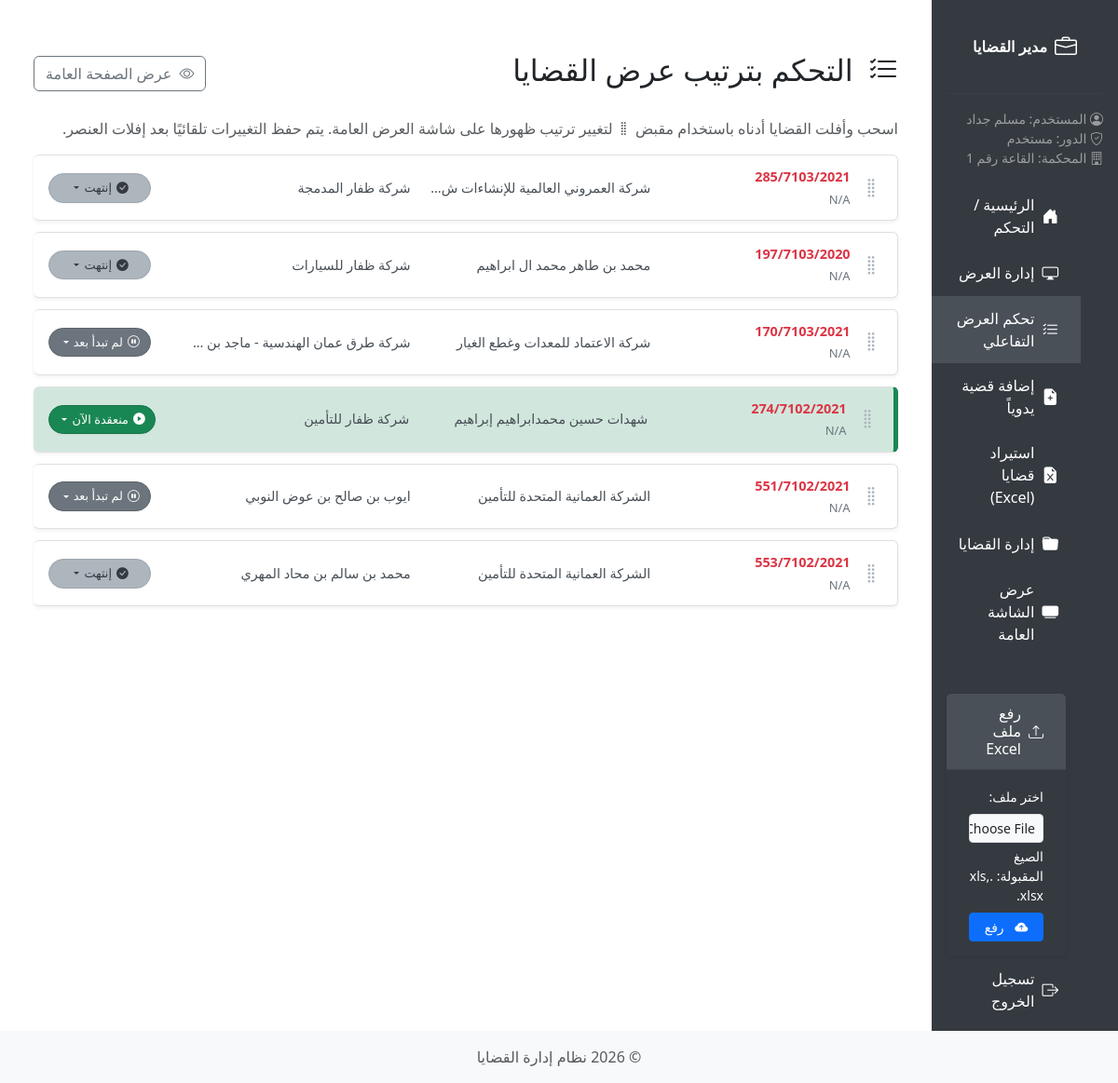
/general_control (signed in), run on the app's committed database.
### app/models/models.py (models this page shows)
class User(UserMixin, db.Model):
    __tablename__ = 'tbluser'
    id = db.Column(db.Integer, primary_key=True)
    username = db.Column(db.String(80), nullable=False)
    password = db.Column(db.String(120), nullable=False)
    name = db.Column(db.String(100), nullable=False)
    email = db.Column(db.String(120), nullable=False)
    tel = db.Column(db.String(20), nullable=False)
    is_admin = db.Column(db.Boolean, default=False)
    court_id = db.Column(db.Integer, db.ForeignKey('tblcourt.id', ondelete='SET NULL', name='fk_user_court'), nullable=True)
    cases = db.relationship('Case', backref='user', lazy=True)
    __table_args__ = (
        db.UniqueConstraint('username', name='uq_user_username'),
        db.UniqueConstraint('email', name='uq_user_email')
    )

class Court(db.Model):
    __tablename__ = 'tblcourt'
    id = db.Column(db.Integer, primary_key=True)
    name = db.Column(db.String(100), nullable=False, unique=True)
    description = db.Column(db.Text, nullable=True)
    is_active = db.Column(db.Boolean, default=True)
    users = db.relationship('User', backref='court', lazy=True)
    cases = db.relationship('Case', backref='court', lazy=True)
    __table_args__ = (
        db.UniqueConstraint('name', name='uq_court_name'),
    )

class DisplayCase(db.Model):
    __tablename__ = 'tbldisply'
    id = db.Column(db.Integer, primary_key=True)
    case_id = db.Column(db.Integer, db.ForeignKey('tblcase.id', ondelete='CASCADE', name='fk_display_case'), nullable=False)
    court_id = db.Column(db.Integer, db.ForeignKey('tblcourt.id', ondelete='CASCADE', name='fk_display_court'), nullable=False)
    display_order = db.Column(db.Integer, nullable=False)
    custom_order = db.Column(db.Integer, nullable=True)
    added_date = db.Column(db.DateTime, default=datetime.utcnow)
    case = db.relationship('Case', backref=db.backref('display_entries', cascade='all, delete-orphan'))
    court = db.relationship('Court', backref=db.backref('display_entries', cascade='all, delete-orphan'))

class Case(db.Model):
    __tablename__ = 'tblcase'
    id = db.Column(db.Integer, primary_key=True)
    user_id = db.Column(db.Integer, db.ForeignKey('tbluser.id', ondelete='SET NULL'), nullable=True)
    case_number = db.Column(db.String(50), nullable=False)
    case_date = db.Column(db.Date, nullable=True)
    added_date = db.Column(db.DateTime, default=datetime.utcnow)
    c_order = db.Column(db.Integer, nullable=False)
    next_session_date = db.Column(db.String(100), nullable=True)
    session_result = db.Column(db.Text, nullable=True)
    num_sessions = db.Column(db.Integer, nullable=False, default=1)
    case_subject = db.Column(db.String(200), nullable=True)
    defendant = db.Column(db.String(100), nullable=True)
    plaintiff = db.Column(db.String(100), nullable=True)
    prosecution_number = db.Column(db.String(50), nullable=True)
    police_department = db.Column(db.String(150), nullable=True)
    police_case_number = db.Column(db.String(50), nullable=True)
    status = db.Column(SQLAlchemyEnum(CaseStatus), nullable=True, default=CaseStatus.inactive)
    court_id = db.Column(db.Integer, db.ForeignKey('tblcourt.id', ondelete='SET NULL', name='fk_case_court'), nullable=True)
    __table_args__ = (
        db.UniqueConstraint('court_id', 'case_number', name='uq_case_number_per_court'),
    )

### app/blueprints/display/routes.py (the view)
@display_bp.route('/general_control')
@login_required
def general_control():
    if not current_user.court_id and not current_user.is_admin:
        flash('No court assigned to your account.', 'danger')
        return redirect(url_for('main.index'))
    if current_user.is_admin and not current_user.court_id:
        flash('Please impersonate a user with court assignment to control display.', 'info')
        return redirect(url_for('auth.list_users'))
    try:
        display_entries = DisplayCase.query.join(Case).filter(
            Case.court_id == current_user.court_id
        ).options(db.joinedload(DisplayCase.case)).order_by(
            DisplayCase.custom_order.asc().nullslast(),
            DisplayCase.display_order.asc()
        ).all()
        cases_to_display = [dc for dc in display_entries if dc.case]
        status_options = list(CaseStatus)
        return render_template(
            'general_control.html',
            display_entries=cases_to_display,
            status_options=status_options
        )
    except Exception as e:
         print(f"Error fetching data for /general_control: {e}")
         import traceback
         print(traceback.format_exc())
         flash("An error occurred while loading the case reorder page.", "danger")
         return redirect(url_for('main.index'))

### app/templates/general_control.html (shortened to what this page needs)
{% extends "base.html" %}
{% block content %}
<div class="container mt-4">
    <div class="d-flex justify-content-between align-items-center mb-4">
        <h2><i class="bi bi-list-check ms-2"></i> التحكم بترتيب عرض القضايا</h2>
        <a href="{{ url_for('display.general') }}" class="btn btn-outline-secondary" target="_blank"
            title="عرض صفحة العرض العام">
            <i class="bi bi-eye ms-1"></i> عرض الصفحة العامة
        </a>
    </div>
    <p class="text-muted">
        اسحب وأفلت القضايا أدناه باستخدام مقبض <i class="bi bi-grip-vertical"></i> لتغيير ترتيب ظهورها على شاشة العرض
        العامة. يتم حفظ التغييرات تلقائيًا بعد إفلات العنصر.
    </p>
    <div id="sortable-cases">
        {% for entry in display_entries %}
        <div class="case-item" data-id="{{ entry.case_id }}" data-status="{{ entry.case.status.value }}">
            <span class="drag-handle" title="اسحب للتغيير"><i class="bi bi-grip-vertical"></i></span>
            <div class="case-details-grid">
                <div class="case-number-subject" title="{{ entry.case.case_subject }}">
                    <span class="case-number">{{ entry.case.case_number }}</span>
                    <span class="case-subject">{{ entry.case.case_subject | default('(لا يوجد موضوع)', true) |
                        truncate(50) }}</span>
                </div>
                <div class="case-plaintiff" title="{{ entry.case.plaintiff | default('غير متاح', true) }}">
                    {{ entry.case.plaintiff | default('غير متاح', true) }}
                </div>
                <div class="case-defendant" title="{{ entry.case.defendant | default('غير متاح', true) }}">
                    {{ entry.case.defendant | default('غير متاح', true) }}
                </div>
            </div>
            <div class="status-control-container" id="status-control-{{ entry.case_id }}">
                {% set current_status = entry.case.status.value %}
                {% set status_text = 'غير معروف' %}
                {% if current_status == 'active' %}{% set status_text = 'الجلسة التالية' %}
                {% elif current_status == 'inactive' %}{% set status_text = 'لم تبدأ بعد' %}
                {% elif current_status == 'finished' %}{% set status_text = 'إنتهت' %}
                {% elif current_status == 'postponed' %}{% set status_text = 'مؤجلة' %}
                {% elif current_status == 'in session' %}{% set status_text = 'منعقدة الآن' %}
                {% endif %}
                {% set icon_class = 'bi-question-circle' %}
                {% if current_status == 'in session' %}{% set icon_class = 'bi-play-circle-fill' %}
                {% elif current_status == 'active' %}{% set icon_class = 'bi-hourglass-split' %}
                {% elif current_status == 'inactive' %}{% set icon_class = 'bi-pause-circle' %}
                {% elif current_status == 'finished' %}{% set icon_class = 'bi-check-circle-fill' %}
                {% elif current_status == 'postponed' %}{% set icon_class = 'bi-calendar-x-fill' %}
                {% endif %}
                <div class="dropdown">
                    <button class="btn btn-sm status-dropdown-toggle dropdown-toggle rounded-pill" type="button"
                        id="statusDropdown-{{ entry.case_id }}" data-bs-toggle="dropdown" aria-expanded="false"
                        data-current-status="{{ current_status }}" title="اضغط لتغيير الحالة">
                        <i class="bi {{ icon_class }} status-icon"></i>
                        <span class="status-text">{{ status_text }}</span>
                    </button>
                </div>
            </div>
        </div>
        {% else %}
        <div class="alert alert-info text-center">
            <i class="bi bi-info-circle me-1"></i> لا توجد قضايا محددة للعرض حاليًا.
            <a href="{{ url_for('display.manage_display') }}">اذهب إلى إدارة العرض</a> لإضافة قضايا.
        </div>
        {% endfor %}
    </div>
</div>
{% endblock %}

### app/templates/base.html (shortened to what this page needs)
<!DOCTYPE html>
<html lang="ar" dir="rtl">
<head>
    <link href="https://cdn.jsdelivr.net/npm/bootstrap@5.3.0/dist/css/bootstrap.min.css" rel="stylesheet">
    <link href="https://cdn.jsdelivr.net/npm/bootstrap-icons@1.11.0/font/bootstrap-icons.css" rel="stylesheet">
    <link href="{{ url_for('static', filename='css/style.css') }}" rel="stylesheet">
</head>
<body>
    <div class="container-fluid">
        <div class="row">
            {% if current_user.is_authenticated %}
            <div class="col-md-3 col-lg-2 px-0 sidebar d-flex flex-column">
                <a class="navbar-brand p-3 text-white text-center" href="{{ url_for('main.index') }}">
                    <i class="bi bi-briefcase fs-4"></i>
                    <span>مدير القضايا</span>
                </a>
                <hr class="text-white mx-3">
                <div class="px-3 mb-3 text-white-50 small">
                    <div><i class="bi bi-person-circle"></i> المستخدم: {{ current_user.name }}</div>
                    <div><i class="bi bi-shield-check"></i> الدور: {% if current_user.is_admin %}مدير النظام{% else %}مستخدم{% endif %}</div>
                    {% if current_user.court %}
                    <div><i class="bi bi-building"></i> المحكمة: {{ current_user.court.name }}</div>
                    {% endif %}
                </div>
                <ul class="nav flex-column flex-grow-1">
                    <li class="nav-item">
                        <a class="nav-link {% if request.endpoint == 'main.index' or request.endpoint == 'main.control' %}active{% endif %}" href="{{ url_for('main.index') }}">
                            <i class="bi bi-house-door-fill"></i> <span>الرئيسية / التحكم</span>
                        </a>
                    </li>
                    <li class="nav-item">
                        <a class="nav-link {% if request.endpoint == 'display.manage_display' %}active{% endif %}" href="{{ url_for('display.manage_display') }}">
                            <i class="bi bi-display"></i> <span>إدارة العرض</span>
                        </a>
                    </li>
                    <li class="nav-item">
                        <a class="nav-link {% if request.endpoint == 'display.general_control' %}active{% endif %}" href="{{ url_for('display.general_control') }}">
                            <i class="bi bi-list-check"></i> <span>تحكم العرض التفاعلي</span>
                        </a>
                    </li>
                    <li class="nav-item">
                        <a class="nav-link {% if request.endpoint == 'cases.add_case' %}active{% endif %}" href="{{ url_for('cases.add_case') }}">
                            <i class="bi bi-file-earmark-plus-fill"></i> <span>إضافة قضية يدوياً</span>
                        </a>
                    </li>
                    <li class="nav-item">
                        <a class="nav-link {% if request.endpoint == 'main.list_files' %}active{% endif %}" href="{{ url_for('main.list_files') }}">
                            <i class="bi bi-file-earmark-excel-fill"></i> <span>استيراد قضايا (Excel)</span>
                        </a>
                    </li>
                    <li class="nav-item">
                        <a class="nav-link {% if request.endpoint == 'cases.list_cases' %}active{% endif %}" href="{{ url_for('cases.list_cases') }}">
                            <i class="bi bi-folder-fill"></i> <span>إدارة القضايا</span>
                        </a>
                    </li>
                    <li class="nav-item">
                        <a class="nav-link {% if request.endpoint == 'display.general' %}active{% endif %}" href="{{ url_for('display.general') }}" target="_blank">
                            <i class="bi bi-tv-fill"></i> <span>عرض الشاشة العامة</span>
                        </a>
                    </li>
                    {% if current_user.is_authenticated %}
                    <li class="nav-item mt-3" id="uploadFormContainer">
                         <div class="card mx-3" style="background-color:#343a40">
                            <div class="card-header text-white" style="background-color: #495057;">
                                <i class="bi bi-upload"></i> <h6 class="mb-0 d-inline">رفع ملف Excel</h6>
                            </div>
                            <div class="card-body">
                                <form id="uploadForm" action="{{ url_for('main.upload_file') }}" method="post" enctype="multipart/form-data">
                                    <div class="mb-2">
                                        <label for="excelFile" class="form-label small">اختر ملف:</label>
                                        <input class="form-control form-control-sm" type="file" id="excelFile" name="excelFile" accept=".xls,.xlsx" required>
                                        <div class="form-text small mt-1">الصيغ المقبولة: .xls, .xlsx</div>
                                    </div>
                                    <div class="d-grid">
                                        <button type="submit" class="btn btn-sm btn-primary">
                                             <i class="bi bi-cloud-arrow-up-fill"></i> <span>رفع</span>
                                         </button>
                                    </div>
                                </form>
                            </div>
                         </div>
                    </li>
                    {% endif %}
                    <li class="nav-item mt-auto mb-2">
                        <a class="nav-link" href="{{ url_for('auth.logout') }}">
                            <i class="bi bi-box-arrow-right"></i> <span>تسجيل الخروج</span>
                        </a>
                    </li>
                </ul>
            </div>
            <div class="col-md-9 col-lg-10 ms-sm-auto px-md-4 main-content">
            {% else %}
            <div class="col-12 main-content">
            {% endif %}
                {% block content %}{% endblock %}
            </div>
        </div>
    </div>
    <footer class="footer mt-auto py-3 bg-light">
        <div class="container text-center">
            <span class="text-muted">© {{ now.year }} نظام إدارة القضايا</span>
        </div>
    </footer>
</body>
</html>

### data on the page
User: name "مسلم جداد"
Court: court.name "القاعة رقم 1"
DisplayCase: case.case_number "285/7103/2021", case.case_subject "N/A", case.defendant "شركة ظفار المدمجة", status_text "إنتهت"
DisplayCase: case.case_number "197/7103/2020", case.case_subject "N/A", case.plaintiff "محمد بن طاهر محمد ال ابراهيم", case.defendant "شركة ظفار للسيارات", status_text "إنتهت"
DisplayCase: case.case_number "170/7103/2021", case.case_subject "N/A", case.plaintiff "شركة الاعتماد للمعدات وغطع الغيار", status_text "لم تبدأ بعد"
DisplayCase: case.case_number "274/7102/2021", case.case_subject "N/A", case.plaintiff "شهدات حسين محمدابراهيم إبراهيم", case.defendant "شركة ظفار للتأمين", status_text "منعقدة الآن"
DisplayCase: case.case_number "551/7102/2021", case.case_subject "N/A", case.plaintiff "الشركة العمانية المتحدة للتأمين", case.defendant "ايوب بن صالح بن عوض النوبي", status_text "لم تبدأ بعد"
DisplayCase: case.case_number "553/7102/2021", case.case_subject "N/A", case.plaintiff "الشركة العمانية المتحدة للتأمين", case.defendant "محمد بن سالم بن محاد المهري", status_text "إنتهت"
